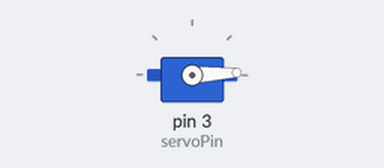
This sketch was run on a simulated Arduino Uno, built with avr-gcc and run on an emulated ATmega328P. Shown: servo.

Above: at 0.05 s.
At 1.3 s:
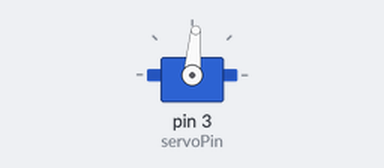
At 2.6 s:
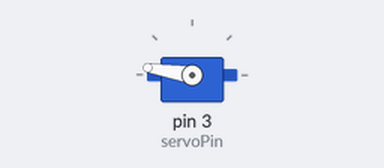
At 5.2 s:
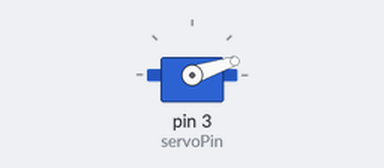
Timing chart, 0 to 7.1 s (numbered marks = the images above):
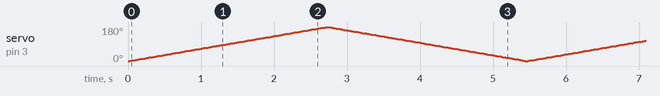

The sketch:

servomotor.ino
```cpp
#include <Servo.h>

int servoPin = 3;
Servo myservo;

void setup() {
  myservo.attach(servoPin);
}

void loop() {
  for( int pos = 0 ; pos <= 180; pos++){
    myservo.write(pos);
    delay(15);
  }

  for( int pos = 180; pos>= 0; pos--){
    myservo.write(pos);
    delay(15);
  }
}
```
